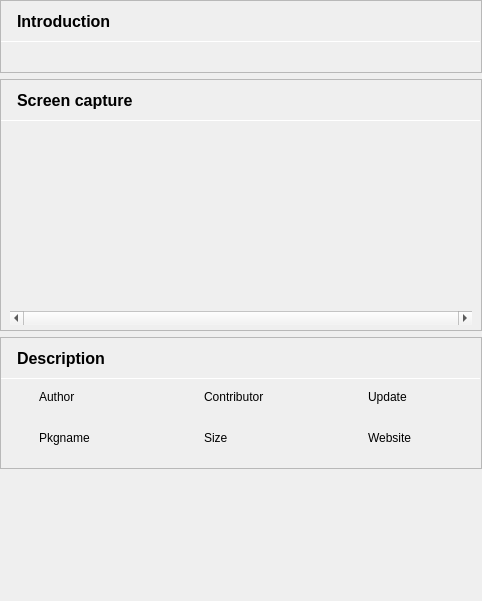
        <widget class="QWidget" name="scrollAreaWidgetContents">
         <property name="geometry">
          <rect>
           <x>0</x>
           <y>0</y>
           <width>482</width>
           <height>601</height>
          </rect>
         </property>
         <property name="autoFillBackground">
          <bool>false</bool>
         </property>
         <layout class="QVBoxLayout" name="verticalLayout_2">
          <property name="leftMargin">
           <number>0</number>
          </property>
          <property name="topMargin">
           <number>0</number>
          </property>
          <property name="rightMargin">
           <number>0</number>
          </property>
          <property name="bottomMargin">
           <number>0</number>
          </property>
          <item>
           <widget class="QFrame" name="frame_2">
            <property name="sizePolicy">
             <sizepolicy hsizetype="Preferred" vsizetype="Preferred">
              <horstretch>0</horstretch>
              <verstretch>0</verstretch>
             </sizepolicy>
            </property>
            <property name="frameShape">
             <enum>QFrame::StyledPanel</enum>
            </property>
            <property name="frameShadow">
             <enum>QFrame::Raised</enum>
            </property>
            <layout class="QVBoxLayout" name="verticalLayout_5">
             <property name="spacing">
              <number>0</number>
             </property>
             <property name="leftMargin">
              <number>0</number>
             </property>
             <property name="topMargin">
              <number>0</number>
             </property>
             <property name="rightMargin">
              <number>0</number>
             </property>
             <property name="bottomMargin">
              <number>0</number>
             </property>
             <item>
              <layout class="QHBoxLayout" name="horizontalLayout_5">
               <property name="leftMargin">
                <number>16</number>
               </property>
               <property name="rightMargin">
                <number>16</number>
               </property>
               <item>
                <widget class="QLabel" name="title_1">
                 <property name="sizePolicy">
                  <sizepolicy hsizetype="Preferred" vsizetype="Fixed">
                   <horstretch>0</horstretch>
                   <verstretch>0</verstretch>
                  </sizepolicy>
                 </property>
                 <property name="minimumSize">
                  <size>
                   <width>0</width>
                   <height>40</height>
                  </size>
                 </property>
                 <property name="maximumSize">
                  <size>
                   <width>16777215</width>
                   <height>16777215</height>
                  </size>
                 </property>
                 <property name="font">
                  <font>
                   <pointsize>12</pointsize>
                   <weight>75</weight>
                   <bold>true</bold>
                  </font>
                 </property>
                 <property name="text">
                  <string>Introduction</string>
                 </property>
                 <property name="alignment">
                  <set>Qt::AlignLeading|Qt::AlignLeft|Qt::AlignVCenter</set>
                 </property>
                 <property name="wordWrap">
                  <bool>false</bool>
                 </property>
                </widget>
               </item>
              </layout>
             </item>
             <item>
              <widget class="Line" name="line">
               <property name="minimumSize">
                <size>
                 <width>0</width>
                 <height>1</height>
                </size>
               </property>
               <property name="maximumSize">
                <size>
                 <width>16777215</width>
                 <height>1</height>
                </size>
               </property>
               <property name="orientation">
                <enum>Qt::Horizontal</enum>
               </property>
              </widget>
             </item>
             <item>
              <layout class="QHBoxLayout" name="horizontalLayout_6">
               <property name="leftMargin">
                <number>16</number>
               </property>
               <property name="topMargin">
                <number>8</number>
               </property>
               <property name="rightMargin">
                <number>16</number>
               </property>
               <property name="bottomMargin">
                <number>8</number>
               </property>
               <item>
                <widget class="QLabel" name="label_2">
                 <property name="sizePolicy">
                  <sizepolicy hsizetype="Preferred" vsizetype="Preferred">
                   <horstretch>0</horstretch>
                   <verstretch>0</verstretch>
                  </sizepolicy>
                 </property>
                 <property name="text">
                  <string/>
                 </property>
                 <property name="alignment">
                  <set>Qt::AlignLeading|Qt::AlignLeft|Qt::AlignTop</set>
                 </property>
                 <property name="wordWrap">
                  <bool>true</bool>
                 </property>
                 <property name="textInteractionFlags">
                  <set>Qt::LinksAccessibleByMouse|Qt::TextSelectableByKeyboard|Qt::TextSelectableByMouse</set>
                 </property>
                </widget>
               </item>
              </layout>
             </item>
            </layout>
           </widget>
          </item>
          <item>
           <widget class="QFrame" name="frame_3">
            <property name="sizePolicy">
             <sizepolicy hsizetype="Preferred" vsizetype="Preferred">
              <horstretch>0</horstretch>
              <verstretch>0</verstretch>
             </sizepolicy>
            </property>
            <property name="frameShape">
             <enum>QFrame::StyledPanel</enum>
            </property>
            <property name="frameShadow">
             <enum>QFrame::Raised</enum>
            </property>
            <layout class="QVBoxLayout" name="verticalLayout_6">
             <property name="spacing">
              <number>0</number>
             </property>
             <property name="leftMargin">
              <number>0</number>
             </property>
             <property name="topMargin">
              <number>0</number>
             </property>
             <property name="rightMargin">
              <number>0</number>
             </property>
             <property name="bottomMargin">
              <number>0</number>
             </property>
             <item>
              <layout class="QHBoxLayout" name="horizontalLayout_7">
               <property name="leftMargin">
                <number>16</number>
               </property>
               <property name="rightMargin">
                <number>16</number>
               </property>
               <item>
                <widget class="QLabel" name="title_2">
                 <property name="sizePolicy">
                  <sizepolicy hsizetype="Preferred" vsizetype="Fixed">
                   <horstretch>0</horstretch>
                   <verstretch>0</verstretch>
                  </sizepolicy>
                 </property>
                 <property name="minimumSize">
                  <size>
                   <width>0</width>
                   <height>40</height>
                  </size>
                 </property>
                 <property name="maximumSize">
                  <size>
                   <width>16777215</width>
                   <height>16777215</height>
                  </size>
                 </property>
                 <property name="font">
                  <font>
                   <pointsize>12</pointsize>
                   <weight>75</weight>
                   <bold>true</bold>
                  </font>
                 </property>
                 <property name="text">
                  <string>Screen capture</string>
                 </property>
                 <property name="alignment">
                  <set>Qt::AlignLeading|Qt::AlignLeft|Qt::AlignVCenter</set>
                 </property>
                 <property name="wordWrap">
                  <bool>false</bool>
                 </property>
                </widget>
               </item>
              </layout>
             </item>
             <item>
              <widget class="Line" name="line_2">
               <property name="minimumSize">
                <size>
                 <width>0</width>
                 <height>1</height>
                </size>
               </property>
               <property name="maximumSize">
                <size>
                 <width>16777215</width>
                 <height>1</height>
                </size>
               </property>
               <property name="orientation">
                <enum>Qt::Horizontal</enum>
               </property>
              </widget>
             </item>
             <item>
              <layout class="QHBoxLayout" name="horizontalLayout_8">
               <property name="leftMargin">
                <number>8</number>
               </property>
               <property name="rightMargin">
                <number>8</number>
               </property>
               <property name="bottomMargin">
                <number>4</number>
               </property>
               <item>
                <widget class="QListWidget" name="listWidget">
                 <property name="sizePolicy">
                  <sizepolicy hsizetype="Expanding" vsizetype="Preferred">
                   <horstretch>0</horstretch>
                   <verstretch>0</verstretch>
                  </sizepolicy>
                 </property>
                 <property name="minimumSize">
                  <size>
                   <width>0</width>
                   <height>205</height>
                  </size>
                 </property>
                 <property name="maximumSize">
                  <size>
                   <width>16777215</width>
                   <height>205</height>
                  </size>
                 </property>
                 <property name="styleSheet">
                  <string notr="true">QListView,QScrollArea,QWidget#viewport,QWidget#scrollAreaWidgetContents
{
    background-color:transparent;
    margin:0px;
}
/**列表项选中*/
QListWidget::item::selected
{ 
    background-color:transparent;
}</string>
                 </property>
                 <property name="frameShape">
                  <enum>QFrame::StyledPanel</enum>
                 </property>
                 <property name="verticalScrollBarPolicy">
                  <enum>Qt::ScrollBarAlwaysOff</enum>
                 </property>
                 <property name="horizontalScrollBarPolicy">
                  <enum>Qt::ScrollBarAlwaysOn</enum>
                 </property>
                 <property name="autoScroll">
                  <bool>true</bool>
                 </property>
                 <property name="autoScrollMargin">
                  <number>5</number>
                 </property>
                 <property name="resizeMode">
                  <enum>QListView::Fixed</enum>
                 </property>
                </widget>
               </item>
              </layout>
             </item>
            </layout>
           </widget>
          </item>
          <item>
           <widget class="QFrame" name="frame_4">
            <property name="sizePolicy">
             <sizepolicy hsizetype="Preferred" vsizetype="Expanding">
              <horstretch>0</horstretch>
              <verstretch>0</verstretch>
             </sizepolicy>
            </property>
            <property name="frameShape">
             <enum>QFrame::StyledPanel</enum>
            </property>
            <property name="frameShadow">
             <enum>QFrame::Raised</enum>
            </property>
            <layout class="QVBoxLayout" name="verticalLayout_7">
             <property name="spacing">
              <number>0</number>
             </property>
             <property name="leftMargin">
              <number>0</number>
             </property>
             <property name="topMargin">
              <number>0</number>
             </property>
             <property name="rightMargin">
              <number>0</number>
             </property>
             <property name="bottomMargin">
              <number>0</number>
             </property>
             <item>
              <layout class="QHBoxLayout" name="horizontalLayout_9">
               <property name="leftMargin">
                <number>16</number>
               </property>
               <property name="rightMargin">
                <number>16</number>
               </property>
               <item>
                <widget class="QLabel" name="title_3">
                 <property name="sizePolicy">
                  <sizepolicy hsizetype="Preferred" vsizetype="Fixed">
                   <horstretch>0</horstretch>
                   <verstretch>0</verstretch>
                  </sizepolicy>
                 </property>
                 <property name="minimumSize">
                  <size>
                   <width>0</width>
                   <height>40</height>
                  </size>
                 </property>
                 <property name="maximumSize">
                  <size>
                   <width>16777215</width>
                   <height>16777215</height>
                  </size>
                 </property>
                 <property name="font">
                  <font>
                   <pointsize>12</pointsize>
                   <weight>75</weight>
                   <bold>true</bold>
                  </font>
                 </property>
                 <property name="text">
                  <string>Description</string>
                 </property>
                 <property name="alignment">
                  <set>Qt::AlignLeading|Qt::AlignLeft|Qt::AlignVCenter</set>
                 </property>
                 <property name="wordWrap">
                  <bool>false</bool>
                 </property>
                </widget>
               </item>
              </layout>
             </item>
             <item>
              <widget class="Line" name="line_3">
               <property name="minimumSize">
                <size>
                 <width>0</width>
                 <height>1</height>
                </size>
               </property>
               <property name="maximumSize">
                <size>
                 <width>16777215</width>
                 <height>1</height>
                </size>
               </property>
               <property name="orientation">
                <enum>Qt::Horizontal</enum>
               </property>
              </widget>
             </item>
             <item>
              <layout class="QGridLayout" name="gridLayout">
               <property name="leftMargin">
                <number>16</number>
               </property>
               <property name="topMargin">
                <number>8</number>
               </property>
               <property name="rightMargin">
                <number>16</number>
               </property>
               <property name="bottomMargin">
                <number>8</number>
               </property>
               <property name="horizontalSpacing">
                <number>6</number>
               </property>
               <item row="1" column="4">
                <widget class="QLabel" name="d_contributor">
                 <property name="text">
                  <string/>
                 </property>
                 <property name="wordWrap">
                  <bool>true</bool>
                 </property>
                 <property name="textInteractionFlags">
                  <set>Qt::LinksAccessibleByMouse|Qt::TextSelectableByKeyboard|Qt::TextSelectableByMouse</set>
                 </property>
                </widget>
               </item>
               <item row="1" column="1">
                <widget class="QLabel" name="d_author">
                 <property name="text">
                  <string/>
                 </property>
                 <property name="wordWrap">
                  <bool>true</bool>
                 </property>
                 <property name="textInteractionFlags">
                  <set>Qt::LinksAccessibleByMouse|Qt::TextSelectableByKeyboard|Qt::TextSelectableByMouse</set>
                 </property>
                </widget>
               </item>
               <item row="2" column="4">
                <spacer name="verticalSpacer_7">
                 <property name="orientation">
                  <enum>Qt::Vertical</enum>
                 </property>
                 <property name="sizeType">
                  <enum>QSizePolicy::Fixed</enum>
                 </property>
                 <property name="sizeHint" stdset="0">
                  <size>
                   <width>20</width>
                   <height>8</height>
                  </size>
                 </property>
                </spacer>
               </item>
               <item row="0" column="7">
                <widget class="QLabel" name="label_12">
                 <property name="text">
                  <string>Update</string>
                 </property>
                </widget>
               </item>
               <item row="0" column="0">
                <widget class="QLabel" name="icon_1">
                 <property name="minimumSize">
                  <size>
                   <width>16</width>
                   <height>16</height>
                  </size>
                 </property>
                 <property name="maximumSize">
                  <size>
                   <width>16</width>
                   <height>16</height>
                  </size>
                 </property>
                 <property name="text">
                  <string/>
                 </property>
                 <property name="scaledContents">
                  <bool>true</bool>
                 </property>
                </widget>
               </item>
               <item row="0" column="4">
                <widget class="QLabel" name="label_9">
                 <property name="text">
                  <string>Contributor</string>
                 </property>
                </widget>
               </item>
               <item row="3" column="1">
                <widget class="QLabel" name="label_15">
                 <property name="text">
                  <string>Pkgname</string>
                 </property>
                </widget>
               </item>
               <item row="0" column="3">
                <widget class="QLabel" name="icon_2">
                 <property name="minimumSize">
                  <size>
                   <width>16</width>
                   <height>16</height>
                  </size>
                 </property>
                 <property name="maximumSize">
                  <size>
                   <width>16</width>
                   <height>16</height>
                  </size>
                 </property>
                 <property name="scaledContents">
                  <bool>true</bool>
                 </property>
                </widget>
               </item>
               <item row="0" column="5">
                <spacer name="horizontalSpacer_8">
                 <property name="orientation">
                  <enum>Qt::Horizontal</enum>
                 </property>
                 <property name="sizeType">
                  <enum>QSizePolicy::Preferred</enum>
                 </property>
                 <property name="sizeHint" stdset="0">
                  <size>
                   <width>40</width>
                   <height>20</height>
                  </size>
                 </property>
                </spacer>
               </item>
               <item row="1" column="7">
                <widget class="QLabel" name="d_update">
                 <property name="wordWrap">
                  <bool>true</bool>
                 </property>
                 <property name="textInteractionFlags">
                  <set>Qt::LinksAccessibleByMouse|Qt::TextSelectableByKeyboard|Qt::TextSelectableByMouse</set>
                 </property>
                </widget>
               </item>
               <item row="3" column="0">
                <widget class="QLabel" name="icon_4">
                 <property name="minimumSize">
                  <size>
                   <width>16</width>
                   <height>16</height>
                  </size>
                 </property>
                 <property name="maximumSize">
                  <size>
                   <width>16</width>
                   <height>16</height>
                  </size>
                 </property>
                 <property name="scaledContents">
                  <bool>true</bool>
                 </property>
                </widget>
               </item>
               <item row="0" column="2">
                <spacer name="horizontalSpacer_7">
                 <property name="orientation">
                  <enum>Qt::Horizontal</enum>
                 </property>
                 <property name="sizeType">
                  <enum>QSizePolicy::Preferred</enum>
                 </property>
                 <property name="sizeHint" stdset="0">
                  <size>
                   <width>40</width>
                   <height>20</height>
                  </size>
                 </property>
                </spacer>
               </item>
               <item row="0" column="6">
                <widget class="QLabel" name="icon_3">
                 <property name="minimumSize">
                  <size>
                   <width>16</width>
                   <height>16</height>
                  </size>
                 </property>
                 <property name="maximumSize">
                  <size>
                   <width>16</width>
                   <height>16</height>
                  </size>
                 </property>
                 <property name="scaledContents">
                  <bool>true</bool>
                 </property>
                </widget>
               </item>
               <item row="0" column="1">
                <widget class="QLabel" name="label_6">
                 <property name="text">
                  <string>Author</string>
                 </property>
                </widget>
               </item>
               <item row="4" column="1">
                <widget class="QLabel" name="d_pkgname">
                 <property name="wordWrap">
                  <bool>true</bool>
                 </property>
                 <property name="textInteractionFlags">
                  <set>Qt::LinksAccessibleByMouse|Qt::TextSelectableByKeyboard|Qt::TextSelectableByMouse</set>
                 </property>
                </widget>
               </item>
               <item row="3" column="3">
                <widget class="QLabel" name="icon_5">
                 <property name="minimumSize">
                  <size>
                   <width>16</width>
                   <height>16</height>
                  </size>
                 </property>
                 <property name="maximumSize">
                  <size>
                   <width>16</width>
                   <height>16</height>
                  </size>
                 </property>
                 <property name="scaledContents">
                  <bool>true</bool>
                 </property>
                </widget>
               </item>
               <item row="3" column="4">
                <widget class="QLabel" name="label_18">
                 <property name="text">
                  <string>Size</string>
                 </property>
                </widget>
               </item>
               <item row="4" column="4">
                <widget class="QLabel" name="d_size">
                 <property name="wordWrap">
                  <bool>true</bool>
                 </property>
                 <property name="textInteractionFlags">
                  <set>Qt::LinksAccessibleByMouse|Qt::TextSelectableByKeyboard|Qt::TextSelectableByMouse</set>
                 </property>
                </widget>
               </item>
               <item row="3" column="6">
                <widget class="QLabel" name="icon_6">
                 <property name="minimumSize">
                  <size>
                   <width>16</width>
                   <height>16</height>
                  </size>
                 </property>
                 <property name="maximumSize">
                  <size>
                   <width>16</width>
                   <height>16</height>
                  </size>
                 </property>
                 <property name="scaledContents">
                  <bool>true</bool>
                 </property>
                </widget>
               </item>
               <item row="3" column="7">
                <widget class="QLabel" name="label_21">
                 <property name="text">
                  <string>Website</string>
                 </property>
                </widget>
               </item>
               <item row="4" column="7">
                <widget class="QLabel" name="d_website">
                 <property name="wordWrap">
                  <bool>false</bool>
                 </property>
                 <property name="openExternalLinks">
                  <bool>true</bool>
                 </property>
                </widget>
               </item>
              </layout>
             </item>
            </layout>
           </widget>
          </item>
          <item>
           <spacer name="verticalSpacer">
            <property name="orientation">
             <enum>Qt::Vertical</enum>
            </property>
            <property name="sizeHint" stdset="0">
             <size>
              <width>20</width>
              <height>40</height>
             </size>
            </property>
           </spacer>
          </item>
         </layout>
        </widget>
